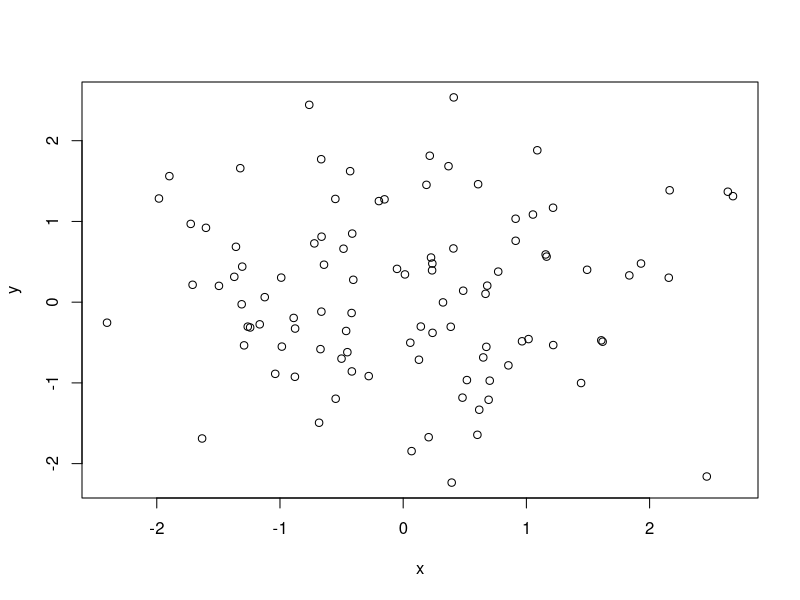
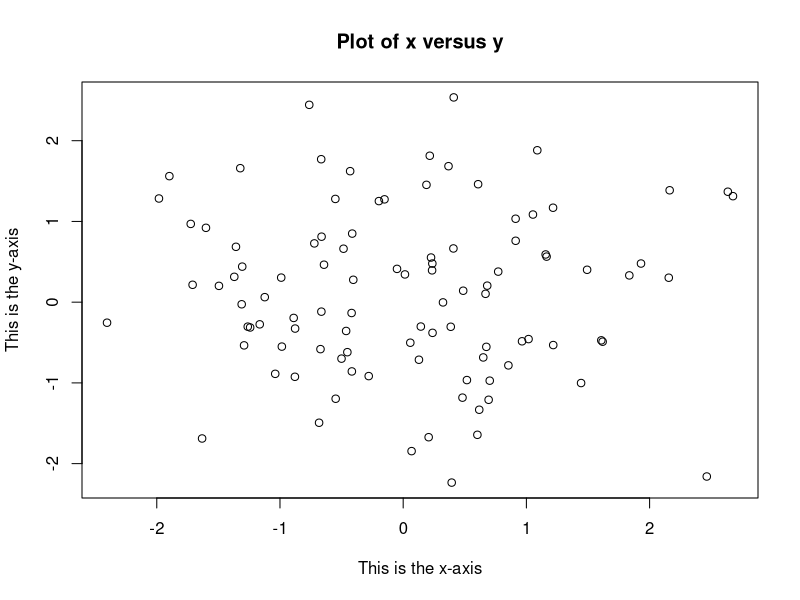
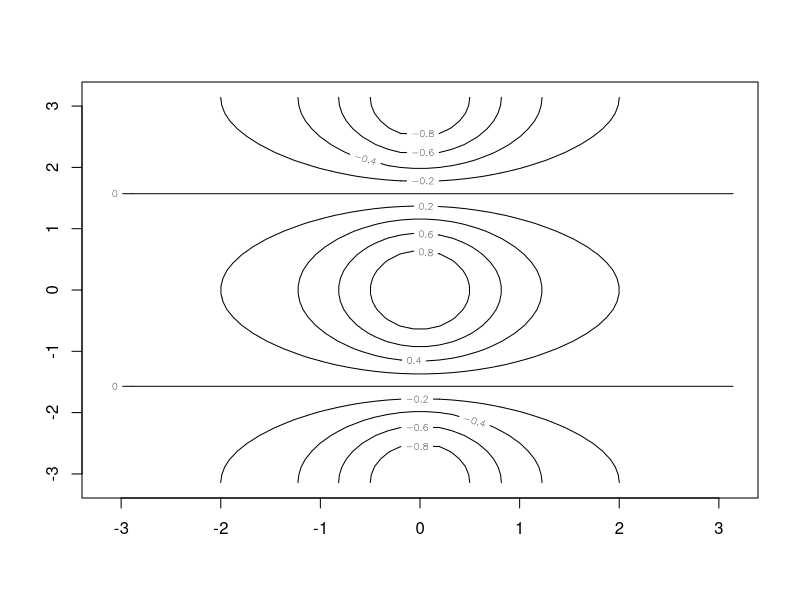
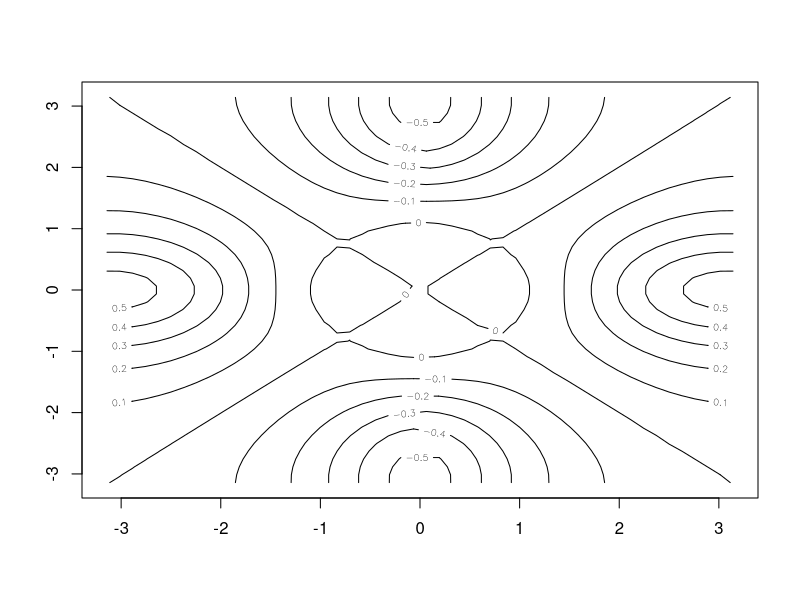
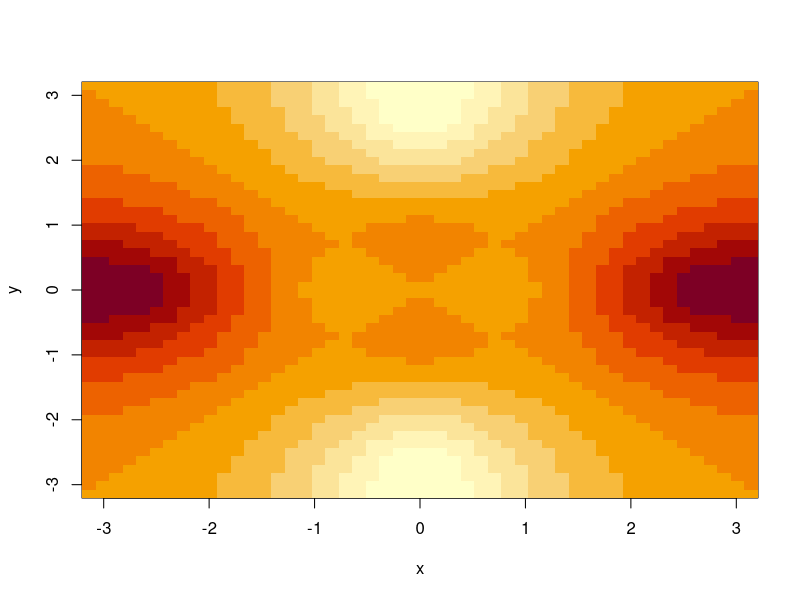
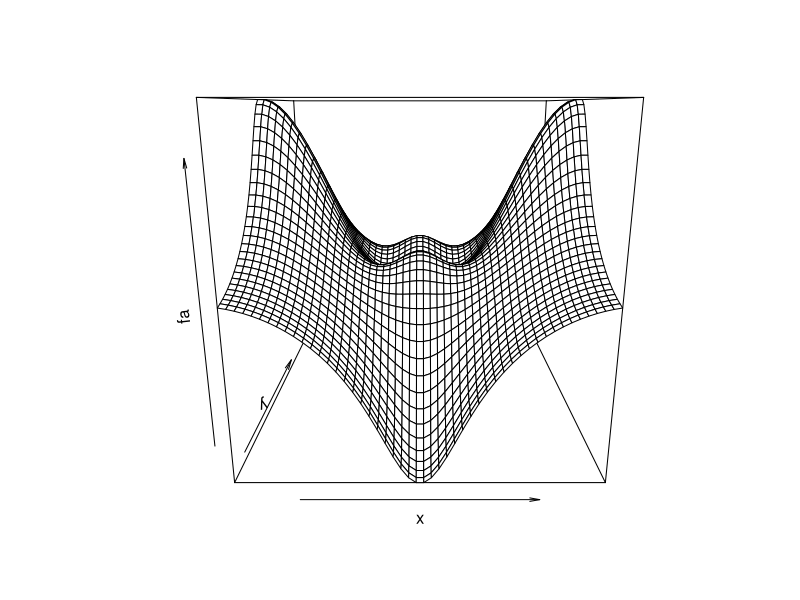
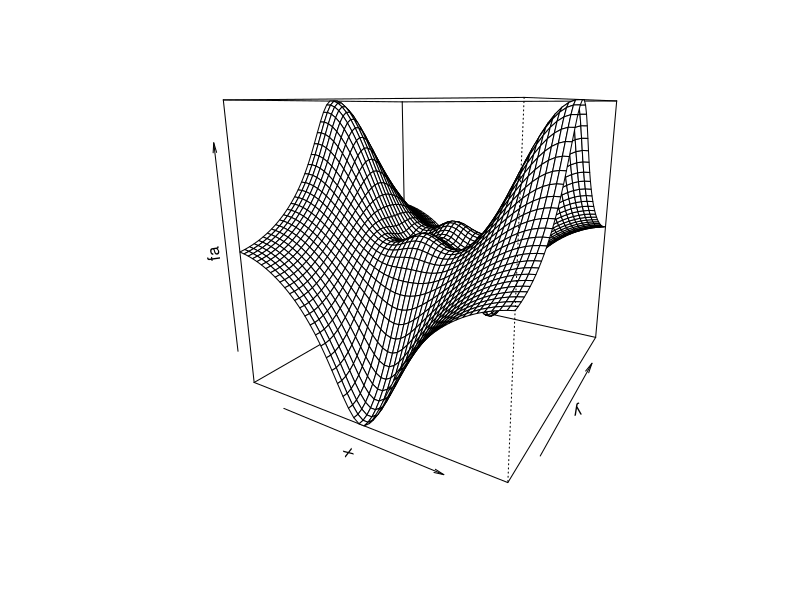
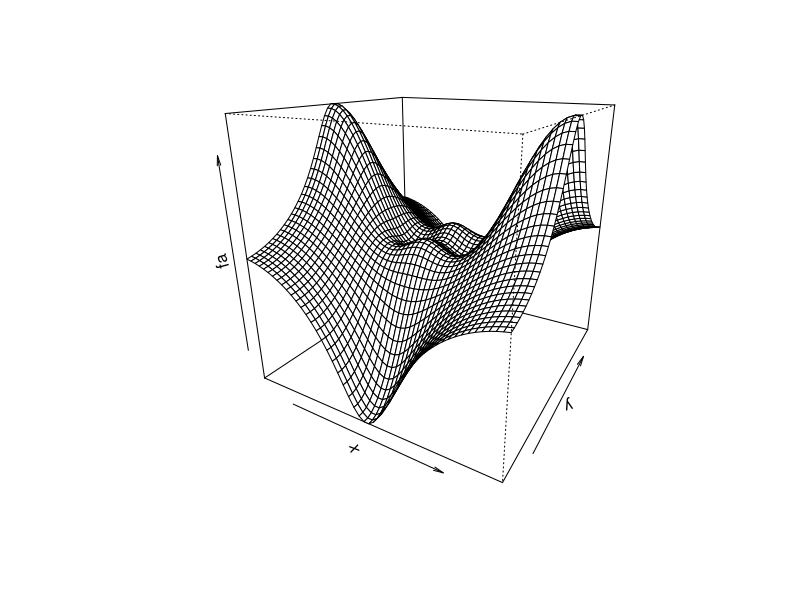

Reproduce these figures in R, in order.
## ---- chunk 1
x <-  c(1,3,2, 5) # a basic vector
x # returns the vector

x <-  c(1, 6, 2)
x

y <- c(1, 4,3)
y # returns y
## ---- chunk 2
length(x)
length(y)
# note length(x) = length(y)
x + y 

## ---- chunk 3
ls()
rm(x,y) # removes specified items
ls() # checks which objects we have - note we don't have any 

## ---- chunk 4
x = matrix(data = c(1,2,3,4), nrow = 2, ncol = 2)
x

# same idea, done a different way:
x = matrix(c(1,2,3,4),2,2)
x

# note that it is possible to assign by rows or columns
matrix(c(1,2,3,4),2,2,byrow = TRUE)

# note that it's possible to apply functions, such as sqrt and ^2 to matrices

sqrt(x)
x^2
x^2.7182818
## ---- chunk 5
x=rnorm(50) # will generate 50 random normal values
y = x + rnorm(50, mean = 50, sd = 0.1)
cor(x,y)

## ---- chunk 6
set.seed(1303)
rnorm(50)


## ---- chunk 7
set.seed(3)
y = rnorm(100)
mean(y)
var(y)
sqrt(var(y))
sd(y)

## ---- chunk 8
x = rnorm(100)
y = rnorm(100)
plot(x,y)
plot(x, y, xlab = "This is the x-axis", ylab = "This is the y-axis", main = "Plot of x versus y")


## ---- chunk 9

x = seq(1,10)
x
x = 1:10 # alternate way to accomplish the same goal
x

x = seq(-pi, pi, length = 50) # creates 50 values between -pi and pi
x
## ---- chunk 10

y = x
f = outer(x, y, function (x,y) cos(y)/(1+x^2))
contour(x,y,f)
fa = (f - t(f)) / 2
contour(x, y, fa, nlevels = 15)

## ---- chunk 11

image(x, y, fa)
persp(x, y, fa)
persp(x, y, fa, theta = 30)
persp(x, y, fa, theta = 30, phi = 20)
persp(x, y, fa, theta = 30, phi = 40)

